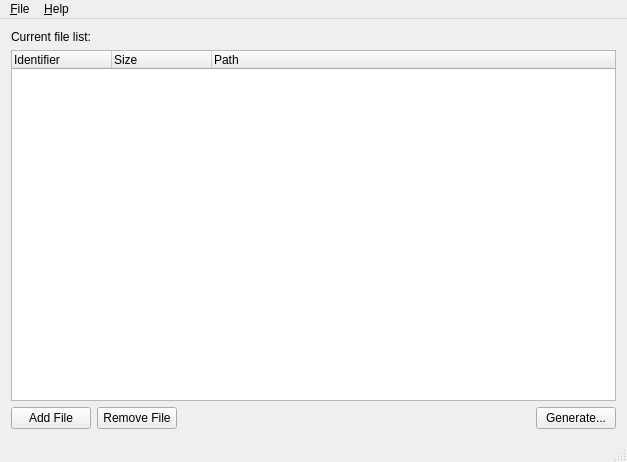
<?xml version="1.0" encoding="UTF-8"?>
<ui version="4.0">
 <class>MainWindow</class>
 <widget class="QMainWindow" name="MainWindow">
  <property name="geometry">
   <rect>
    <x>0</x>
    <y>0</y>
    <width>627</width>
    <height>462</height>
   </rect>
  </property>
  <property name="windowTitle">
   <string>MainWindow</string>
  </property>
  <widget class="QWidget" name="centralWidget">
   <layout class="QVBoxLayout" name="verticalLayout">
    <item>
     <widget class="QLabel" name="label">
      <property name="text">
       <string>Current file list:</string>
      </property>
     </widget>
    </item>
    <item>
     <widget class="QTreeWidget" name="fileList">
      <property name="alternatingRowColors">
       <bool>true</bool>
      </property>
      <property name="rootIsDecorated">
       <bool>false</bool>
      </property>
      <property name="uniformRowHeights">
       <bool>true</bool>
      </property>
      <property name="itemsExpandable">
       <bool>false</bool>
      </property>
      <property name="allColumnsShowFocus">
       <bool>false</bool>
      </property>
      <property name="expandsOnDoubleClick">
       <bool>false</bool>
      </property>
      <column>
       <property name="text">
        <string>Identifier</string>
       </property>
       <property name="toolTip">
        <string>Identifier</string>
       </property>
       <property name="statusTip">
        <string>The identifier used in the disk image.</string>
       </property>
      </column>
      <column>
       <property name="text">
        <string>Size</string>
       </property>
       <property name="toolTip">
        <string>Size</string>
       </property>
       <property name="statusTip">
        <string>The size of the file.</string>
       </property>
      </column>
      <column>
       <property name="text">
        <string>Path</string>
       </property>
       <property name="toolTip">
        <string>Path</string>
       </property>
       <property name="statusTip">
        <string>The path of the file.</string>
       </property>
      </column>
     </widget>
    </item>
    <item>
     <layout class="QHBoxLayout" name="horizontalLayout">
      <property name="leftMargin">
       <number>0</number>
      </property>
      <property name="topMargin">
       <number>0</number>
      </property>
      <property name="rightMargin">
       <number>0</number>
      </property>
      <property name="bottomMargin">
       <number>0</number>
      </property>
      <item>
       <widget class="QPushButton" name="addFileButton">
        <property name="text">
         <string>Add File</string>
        </property>
       </widget>
      </item>
      <item>
       <widget class="QPushButton" name="removeFileButton">
        <property name="text">
         <string>Remove File</string>
        </property>
       </widget>
      </item>
      <item>
       <spacer name="horizontalSpacer">
        <property name="orientation">
         <enum>Qt::Horizontal</enum>
        </property>
        <property name="sizeHint" stdset="0">
         <size>
          <width>40</width>
          <height>20</height>
         </size>
        </property>
       </spacer>
      </item>
      <item>
       <widget class="QPushButton" name="generateButton">
        <property name="text">
         <string>Generate...</string>
        </property>
       </widget>
      </item>
     </layout>
    </item>
   </layout>
  </widget>
  <widget class="QMenuBar" name="menuBar">
   <property name="geometry">
    <rect>
     <x>0</x>
     <y>0</y>
     <width>627</width>
     <height>22</height>
    </rect>
   </property>
   <widget class="QMenu" name="menuFile">
    <property name="title">
     <string>&amp;File</string>
    </property>
    <addaction name="actionAddFile"/>
    <addaction name="actionRemoveFile"/>
    <addaction name="separator"/>
    <addaction name="actionGenerate"/>
    <addaction name="separator"/>
    <addaction name="actionQuit"/>
   </widget>
   <widget class="QMenu" name="menuHelp">
    <property name="title">
     <string>&amp;Help</string>
    </property>
    <addaction name="actionDocumentation"/>
   </widget>
   <addaction name="menuFile"/>
   <addaction name="menuHelp"/>
  </widget>
  <widget class="QStatusBar" name="statusBar"/>
  <action name="actionGenerate">
   <property name="text">
    <string>&amp;Generate...</string>
   </property>
   <property name="statusTip">
    <string>Generate the current disk image.</string>
   </property>
   <property name="shortcut">
    <string>Ctrl+G</string>
   </property>
  </action>
  <action name="actionDocumentation">
   <property name="text">
    <string>&amp;Documentation</string>
   </property>
  </action>
  <action name="actionQuit">
   <property name="text">
    <string>&amp;Quit</string>
   </property>
   <property name="statusTip">
    <string>Quit the application.</string>
   </property>
   <property name="shortcut">
    <string>Ctrl+Q</string>
   </property>
  </action>
  <action name="actionAddFile">
   <property name="text">
    <string>&amp;Add File...</string>
   </property>
   <property name="statusTip">
    <string>Add a new file to the list.</string>
   </property>
   <property name="shortcut">
    <string>Ctrl+O</string>
   </property>
  </action>
  <action name="actionRemoveFile">
   <property name="text">
    <string>Remove File</string>
   </property>
   <property name="statusTip">
    <string>Remove the selected file from the list.</string>
   </property>
   <property name="shortcut">
    <string>Backspace</string>
   </property>
  </action>
 </widget>
 <layoutdefault spacing="6" margin="11"/>
 <resources/>
 <connections/>
</ui>
